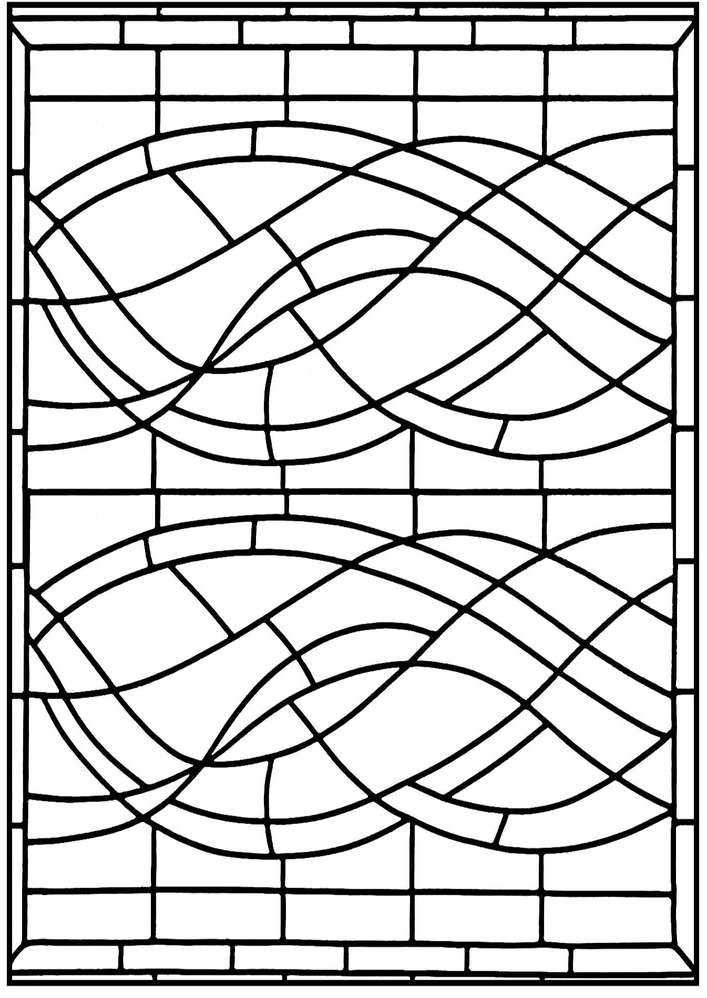
#> input picture nw_03.png, 707 x 998 px, shrunk from 1345 x 1900 before the run
$ python Component_Labeling.py
#> lines starting #> are read from the running program, lines starting #| are printed output that depends on the picture; after the words box and inside, x2 and y2 are one past the last pixel; in counts of white or black regions, pixels touching at a corner belong together
import cv2
import numpy as np
import matplotlib.pyplot as plt
from skimage.measure import label, regionprops
import pandas as pd

#Step 1: Read Image
image = cv2.imread(r'nw_03.png')  # Load image (BGR format)
#> image is the input picture: shape (998, 707, 3); min 0, max 255, mean 204.3
gray = cv2.cvtColor(image, cv2.COLOR_BGR2GRAY)

#Step 2: Apply manual threshold
_, bw = cv2.threshold(gray, 160, 255, cv2.THRESH_BINARY)
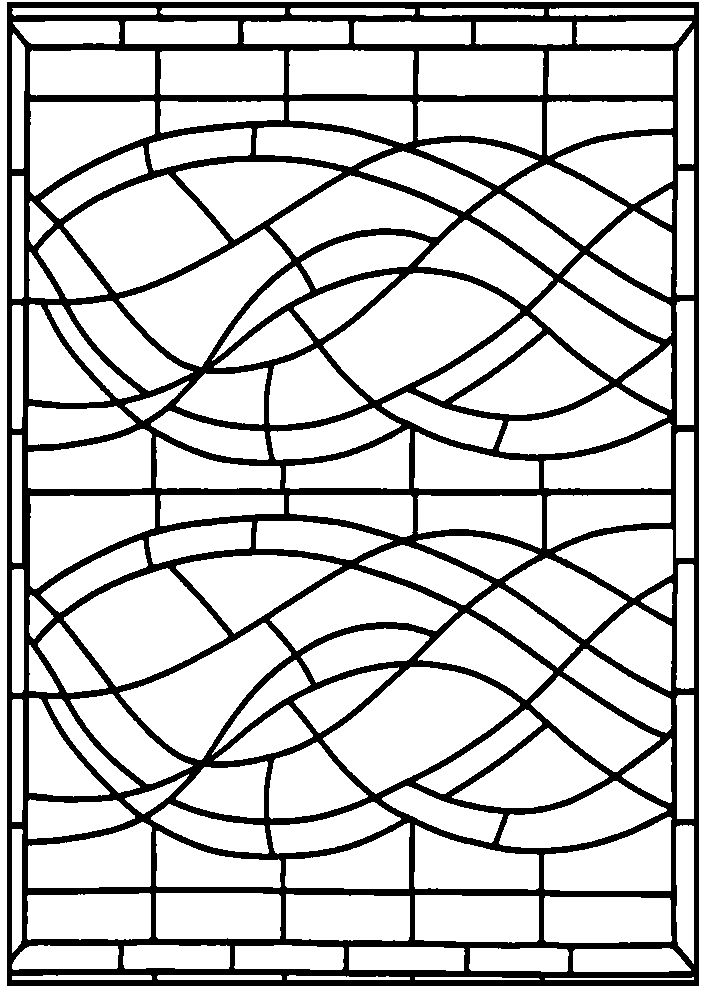
#> bw: shape (998, 707); 79.4% white; 1 black region, box (x1, y1, x2, y2) and area: (7, 2, 699, 986) 145250

#Step 3: Label connected component
binary = bw > 0
#> binary: shape (998, 707) bool; 79.4% white; 1 black region
labeled = label(binary, connectivity=2)  # 8-connected components
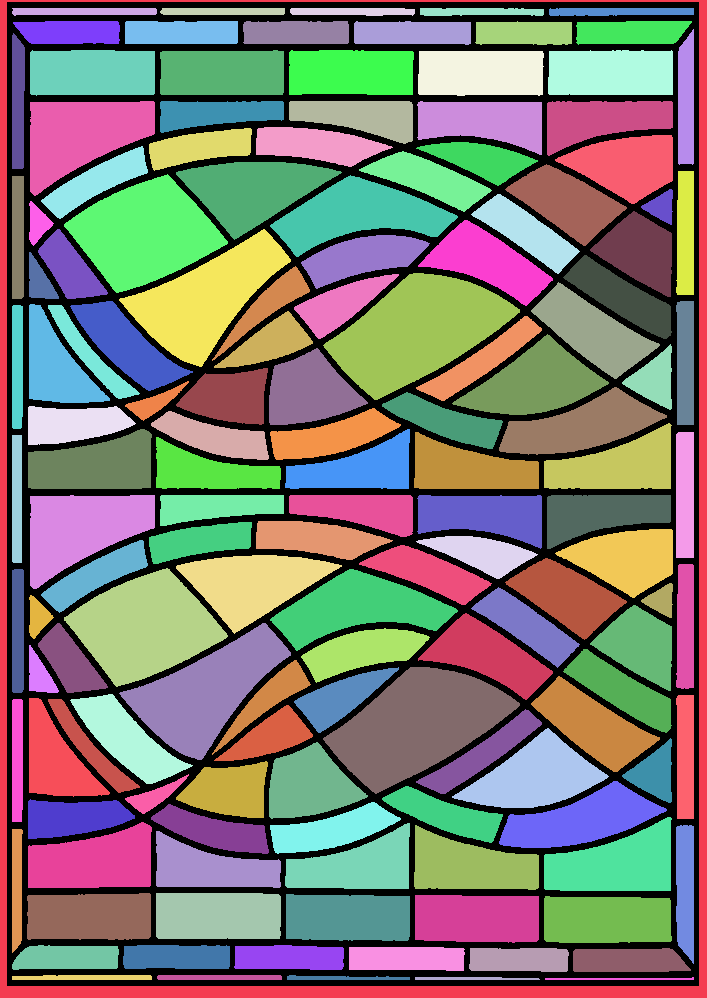
#> labeled: shape (998, 707) int32; 146 distinct labels, from 0 to 145; one colour per label, 0 black

print(labeled)
#> (printed output is left out)

#Step 4: Save label matrix to CSV ---
pd.DataFrame(labeled).to_csv('binary_output.csv', index=False, header=False)

#Step 5: Display result with labels on top ---
# Create RGB image for visualization
colored_label = np.zeros((*labeled.shape, 3), dtype=np.uint8)
num_labels = labeled.max()
#> num_labels = 145
colors = plt.cm.jet(np.linspace(0, 1, num_labels + 1))[:, :3] * 255

for y in range(labeled.shape[0]):
    for x in range(labeled.shape[1]):
        if labeled[y, x] > 0:
            colored_label[y, x] = colors[labeled[y, x]].astype(np.uint8)
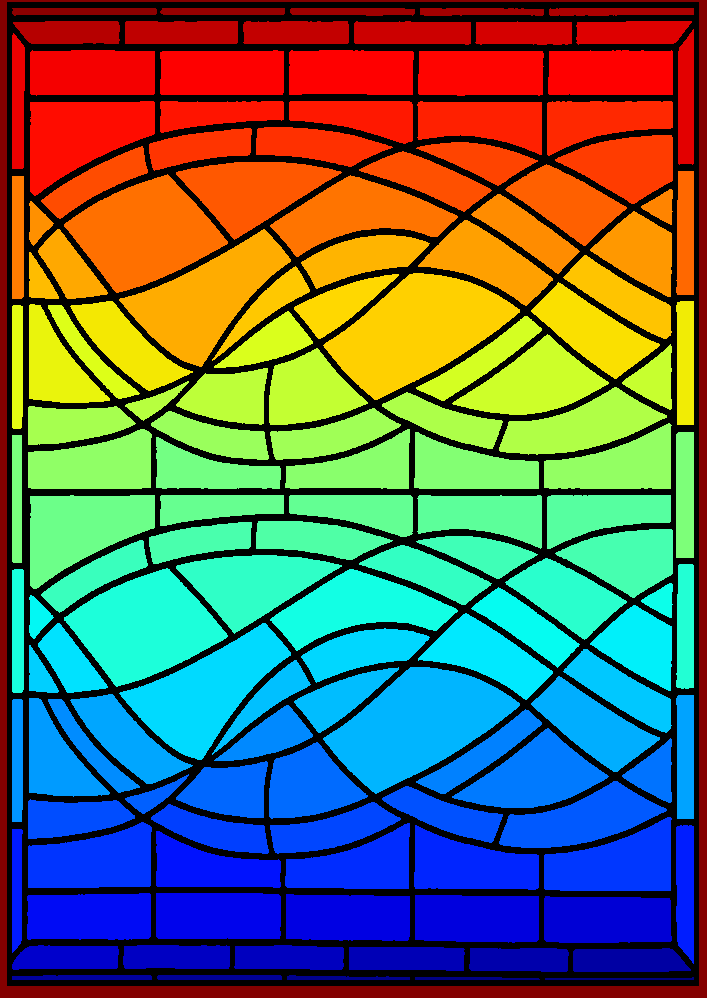
#> colored_label: shape (998, 707, 3); mean of channels 0, 1, 2 94, 108.5, 97.2; drawn as B, G, R

#Step 6: Annotate labels with centroids ---
props = regionprops(labeled)
#> props = 145 regions; largest, box (x1, y1, x2, y2) and area: (0, 0, 707, 998) 24658, (323, 667, 520, 794) 13490, (323, 273, 520, 400) 13487, (64, 174, 228, 293) 11199, (64, 568, 228, 687) 11193

plt.figure(figsize=(8, 8))
plt.imshow(colored_label)
plt.title('Connected Components with Labels')

for i, region in enumerate(props):
    y, x = region.centroid
    plt.text(x, y, str(region.label), color='white',
             fontsize=10, weight='bold', ha='center')
#> this loop made 145 passes
#> (y, x) on passes 1 to 12: (636.6, 366.8), (11.01, 83.93), (11, 222.6), (11.11, 352.1), (11.29, 479.4), (11.23, 619.3), (31.7, 69.71), (32.12, 181.1), (32.22, 295.9), (32.48, 412.1), (32.63, 523.7), (31.91, 630.5)

plt.axis('off')
plt.show()
